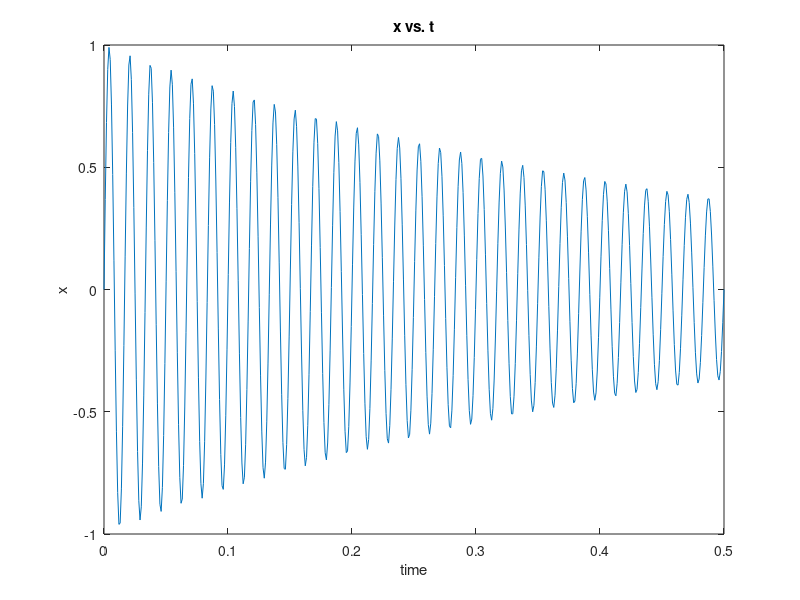

The MATLAB source for this figure:
% This is a test m-file to try and upload onto GitHub
t = linspace(0,.5,500);
f = 60;
x = exp(-2*t).*sin(2*pi*f*t);
plot(t,x), title('x vs. t'),xlabel('time'),ylabel('x')

% you can start MATLAB from the command line with the following parameters:
% mlab -nosplash -nodesktop
% mlab is the alias used to launch matlab on my computer as baam25
% -nosplash prevents the splash page from showing when the program starts upload
% -nodesktop prevents matlab from launching the full java program, only uses the
% engine to perform calculations, produce plots, etc.